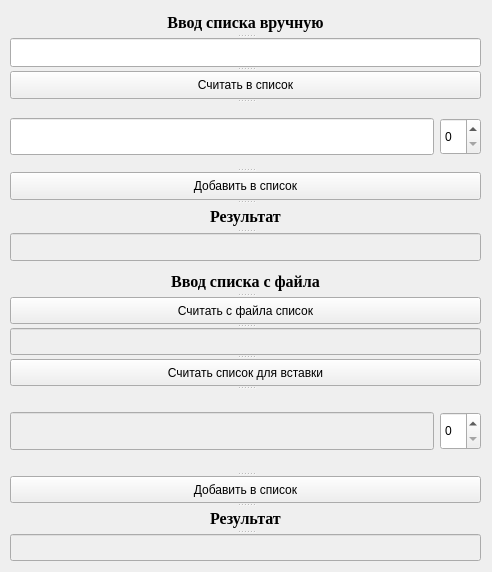
<?xml version="1.0" encoding="UTF-8"?>
<ui version="4.0">
 <class>MainWindow</class>
 <widget class="QMainWindow" name="MainWindow">
  <property name="geometry">
   <rect>
    <x>0</x>
    <y>0</y>
    <width>492</width>
    <height>572</height>
   </rect>
  </property>
  <property name="windowTitle">
   <string>Работа со списками</string>
  </property>
  <widget class="QWidget" name="centralwidget">
   <widget class="QSplitter" name="splitter">
    <property name="geometry">
     <rect>
      <x>10</x>
      <y>10</y>
      <width>471</width>
      <height>251</height>
     </rect>
    </property>
    <property name="orientation">
     <enum>Qt::Vertical</enum>
    </property>
    <widget class="QLabel" name="label">
     <property name="font">
      <font>
       <family>Times New Roman</family>
       <pointsize>12</pointsize>
       <weight>75</weight>
       <bold>true</bold>
      </font>
     </property>
     <property name="text">
      <string>Ввод списка вручную</string>
     </property>
     <property name="alignment">
      <set>Qt::AlignCenter</set>
     </property>
    </widget>
    <widget class="QLineEdit" name="input_hands"/>
    <widget class="QPushButton" name="input_list">
     <property name="text">
      <string>Считать в список</string>
     </property>
    </widget>
    <widget class="QWidget" name="">
     <layout class="QHBoxLayout" name="horizontalLayout">
      <property name="sizeConstraint">
       <enum>QLayout::SetDefaultConstraint</enum>
      </property>
      <property name="topMargin">
       <number>15</number>
      </property>
      <property name="bottomMargin">
       <number>13</number>
      </property>
      <item>
       <widget class="QLineEdit" name="add_elements">
        <property name="enabled">
         <bool>true</bool>
        </property>
        <property name="sizePolicy">
         <sizepolicy hsizetype="Minimum" vsizetype="Minimum">
          <horstretch>0</horstretch>
          <verstretch>10</verstretch>
         </sizepolicy>
        </property>
        <property name="minimumSize">
         <size>
          <width>0</width>
          <height>0</height>
         </size>
        </property>
        <property name="sizeIncrement">
         <size>
          <width>0</width>
          <height>0</height>
         </size>
        </property>
       </widget>
      </item>
      <item>
       <widget class="QSpinBox" name="element_number">
        <property name="sizePolicy">
         <sizepolicy hsizetype="Fixed" vsizetype="Minimum">
          <horstretch>0</horstretch>
          <verstretch>0</verstretch>
         </sizepolicy>
        </property>
        <property name="specialValueText">
         <string notr="true"/>
        </property>
        <property name="showGroupSeparator" stdset="0">
         <bool>true</bool>
        </property>
        <property name="minimum">
         <number>0</number>
        </property>
        <property name="value">
         <number>0</number>
        </property>
       </widget>
      </item>
     </layout>
    </widget>
    <widget class="QPushButton" name="add_list">
     <property name="text">
      <string>Добавить в список</string>
     </property>
    </widget>
    <widget class="QLabel" name="label_2">
     <property name="font">
      <font>
       <family>Times New Roman</family>
       <pointsize>12</pointsize>
       <weight>75</weight>
       <bold>true</bold>
      </font>
     </property>
     <property name="text">
      <string>Результат</string>
     </property>
     <property name="alignment">
      <set>Qt::AlignCenter</set>
     </property>
    </widget>
    <widget class="QLineEdit" name="result_hands">
     <property name="enabled">
      <bool>false</bool>
     </property>
    </widget>
   </widget>
   <widget class="QSplitter" name="splitter_2">
    <property name="geometry">
     <rect>
      <x>10</x>
      <y>270</y>
      <width>471</width>
      <height>291</height>
     </rect>
    </property>
    <property name="orientation">
     <enum>Qt::Vertical</enum>
    </property>
    <widget class="QLabel" name="label_3">
     <property name="font">
      <font>
       <family>Times New Roman</family>
       <pointsize>12</pointsize>
       <weight>75</weight>
       <bold>true</bold>
      </font>
     </property>
     <property name="text">
      <string>Ввод списка с файла</string>
     </property>
     <property name="alignment">
      <set>Qt::AlignCenter</set>
     </property>
    </widget>
    <widget class="QPushButton" name="take_from_file_list">
     <property name="text">
      <string>Считать с файла список</string>
     </property>
    </widget>
    <widget class="QLineEdit" name="see_file_list">
     <property name="enabled">
      <bool>false</bool>
     </property>
    </widget>
    <widget class="QPushButton" name="take_file_list_insert">
     <property name="text">
      <string>Считать список для вставки</string>
     </property>
    </widget>
    <widget class="QWidget" name="layoutWidget">
     <layout class="QHBoxLayout" name="horizontalLayout_2">
      <property name="sizeConstraint">
       <enum>QLayout::SetDefaultConstraint</enum>
      </property>
      <property name="topMargin">
       <number>22</number>
      </property>
      <property name="bottomMargin">
       <number>22</number>
      </property>
      <item>
       <widget class="QLineEdit" name="see_file_list_insert">
        <property name="enabled">
         <bool>false</bool>
        </property>
        <property name="sizePolicy">
         <sizepolicy hsizetype="Minimum" vsizetype="Minimum">
          <horstretch>0</horstretch>
          <verstretch>10</verstretch>
         </sizepolicy>
        </property>
        <property name="minimumSize">
         <size>
          <width>0</width>
          <height>0</height>
         </size>
        </property>
        <property name="sizeIncrement">
         <size>
          <width>0</width>
          <height>0</height>
         </size>
        </property>
       </widget>
      </item>
      <item>
       <widget class="QSpinBox" name="element_number_2">
        <property name="sizePolicy">
         <sizepolicy hsizetype="Fixed" vsizetype="Minimum">
          <horstretch>0</horstretch>
          <verstretch>0</verstretch>
         </sizepolicy>
        </property>
        <property name="specialValueText">
         <string notr="true"/>
        </property>
        <property name="showGroupSeparator" stdset="0">
         <bool>true</bool>
        </property>
        <property name="minimum">
         <number>0</number>
        </property>
        <property name="value">
         <number>0</number>
        </property>
       </widget>
      </item>
     </layout>
    </widget>
    <widget class="QPushButton" name="add_to_list">
     <property name="text">
      <string>Добавить в список</string>
     </property>
    </widget>
    <widget class="QLabel" name="label_4">
     <property name="font">
      <font>
       <family>Times New Roman</family>
       <pointsize>12</pointsize>
       <weight>75</weight>
       <bold>true</bold>
      </font>
     </property>
     <property name="text">
      <string>Результат</string>
     </property>
     <property name="alignment">
      <set>Qt::AlignCenter</set>
     </property>
    </widget>
    <widget class="QLineEdit" name="result_file">
     <property name="enabled">
      <bool>false</bool>
     </property>
    </widget>
   </widget>
  </widget>
 </widget>
 <resources/>
 <connections/>
</ui>
